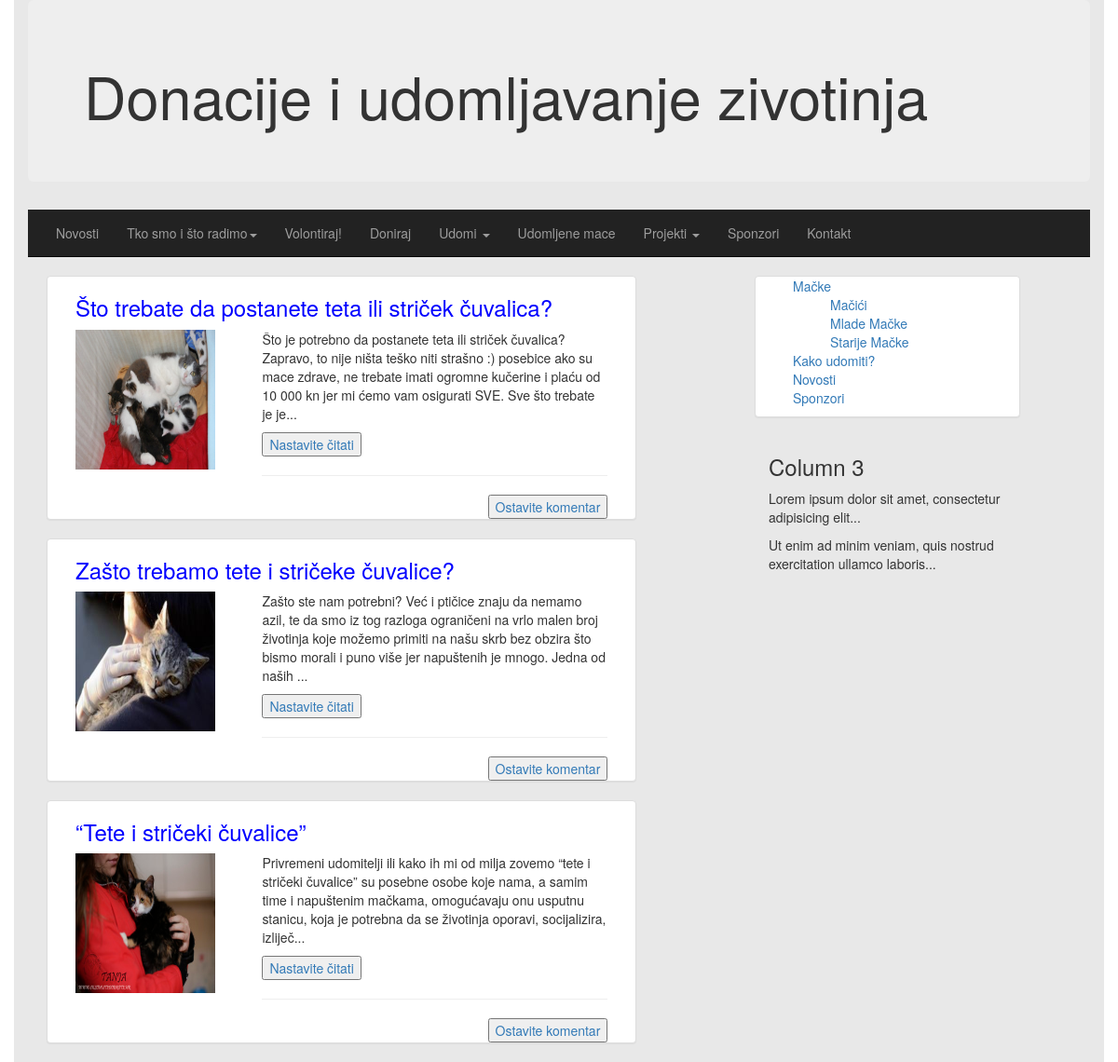
The page /priUdom.php on the database its author committed.
### tables this page shows
CREATE TABLE `privremeniudomitelji` (
  `id` int(11) NOT NULL,
  `naslov` varchar(256) NOT NULL,
  `tekst` text NOT NULL,
  `slika` varchar(128) NOT NULL,
  `datum` date NOT NULL
);

### priUdom.php (the view, shortened to what this page needs)
<!DOCTYPE html>
<html>
<head>
  <link rel="stylesheet" href="http://maxcdn.bootstrapcdn.com/bootstrap/3.3.4/css/bootstrap.min.css">
</head>
<body>
<div class="container" style="background-color:#E8E8E8">
  <div class="jumbotron">
    <h1>Donacije i udomljavanje zivotinja</h1>
  </div>
   <div class="navbar navbar-inverse navbar-static-top" role="navigation">
	   <div class="container">
    <div class="navbar-collapse collapse">
     <ul class="nav navbar-nav navbar-center">
       <li clas="active"><a href="index.php">Novosti</a></li>
       <li class="dropdown">
         <a href="#" class="dropdown-toggle" data-toggle="dropdown">Tko smo i što radimo<b class="caret"></b></a>
       </li>
       <li clas="active"><a href="volontiraj.php">Volontiraj!</a></li>
       <li clas="active"><a href="#">Doniraj</a></li>
       <li class="dropdown">
        <a href="#" class="dropdown-toggle" data-toggle="dropdown">Udomi <b class="caret"></b></a>
       </li>
       <li><a href="#">Udomljene mace</a></li>
       <li class="dropdown">
        <a href="#" class="dropdown-toggle" data-toggle="dropdown">Projekti <b class="caret"></b></a>
       </li>
       <li><a href="#">Sponzori</a></li>
       <li><a href="kontakt.php">Kontakt</a></li>
     </ul>
    </div>
	   </div>
   </div>
    <div clas="col-md-12">
    <div class="col-md-8" style="margin-left:20px">
    <?php
    $mysqli = new mysqli("localhost", "root", "root", "seminar2");
          $query= "SELECT * from privremeniudomitelji";
          $result=  $mysqli->query($query);
          while($row= $result->fetch_assoc() ){
          echo '<div class="row">';
            echo '<div class="col-md-10 panel panel-default">';
            echo '<div class="col-md-12">';
            echo '<h3 style="color:blue">' . $row['naslov']  . '</h3>';
            echo '</div>';
            echo '<div class="col-md-4"><img src=' . $row[slika] . '  width="150" height="150"></div>';
            $pola = substr("$row[tekst]", 0,250);
            echo '<div class="col-md-8"><p>' . $pola . '...</p>';
            echo '<button><a href="detalji.php?id=privremeniudomitelji&nav=' . $row[id] . '">Nastavite čitati</a></button><hr>';
            echo '</div>';
            echo '<div class="col-md-12 pull-right">';
            echo '<button style="float:right"><a href="#">Ostavite komentar</a></button></div>';
            echo '</div>';
            echo '</div>';
            }
    ?>
  </div>
  </div>
   <div class=" nav nav-stacked pull-center col-sm-3 panel panel-default ">
      <ul style="list-style-type:none">
      <li><a href="#">Mačke</a></li>
       <ul style="list-style-type:none">
          <li><a href="#">Mačići</a></li>
          <li><a href="#">Mlade Mačke</a></li>
          <li><a href="#">Starije Mačke</a></li>
      </ul>
      <li><a href="#">Kako udomiti?</a></li>
      <li><a href="#">Novosti</a></li>
      <li><a href="#">Sponzori</a></li>
      </ul>
     </div>
   <div class="col-sm-3">
      <h3>Column 3</h3>
      <p>Lorem ipsum dolor sit amet, consectetur adipisicing elit...</p>
      <p>Ut enim ad minim veniam, quis nostrud exercitation ullamco laboris...</p>
    </div>
  </div>
</body>
</html>

### rows shown on the page
privremeniudomitelji: naslov "Što trebate da postanete teta ili striček čuvalica?", slika (picture), tekst "Što je potrebno da postanete teta ili striček čuvalica? Zapravo, to nije ništa teško niti strašno :) posebice ako su mace zdrave, ne trebate imati ogromne kučerine i plaću od 10 000 kn jer mi ćemo vam osigurati SVE. Sve što trebate je je"
privremeniudomitelji: naslov "Zašto trebamo tete i stričeke čuvalice?", slika (picture), tekst "Zašto ste nam potrebni? Već i ptičice znaju da nemamo azil, te da smo iz tog razloga ograničeni na vrlo malen broj životinja koje možemo primiti na našu skrb bez obzira što bismo morali i puno više jer napuštenih je mnogo. Jedna od naših"
privremeniudomitelji: naslov "“Tete i stričeki čuvalice”", slika (picture), tekst "Privremeni udomitelji ili kako ih mi od milja zovemo “tete i stričeki čuvalice” su posebne osobe koje nama, a samim time i napuštenim mačkama, omogućavaju onu usputnu stanicu, koja je potrebna da se životinja oporavi, socijalizira, izliječ"
